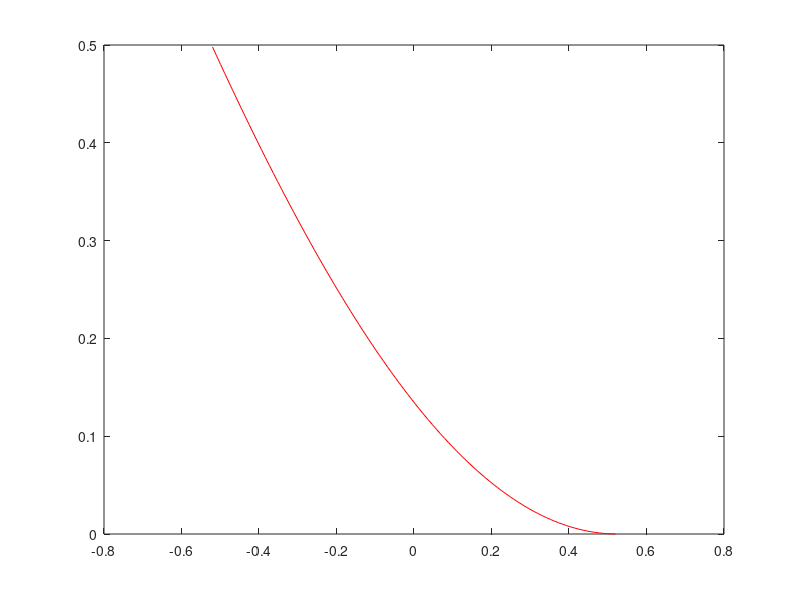

The MATLAB source for this figure:
%1 f(x)=1+cos(5pi/6) x E ]-0.52,0.52[

x=linspace(-0.52,0.52);
y=1+cos(x+(5*3.14)/6);

c=cond(y)

plot(x,y,'r')


%2 
A=[0 3 1; 0 -1 3; -2 4 1]'
b=[-4 5 4]'

[L,U]=lu(A)

y=L\b

x=U\y